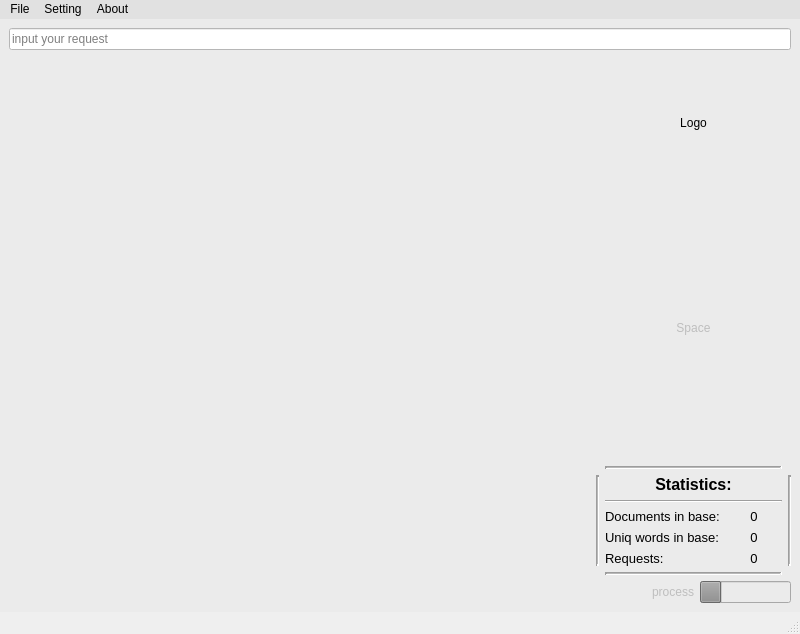
<?xml version="1.0" encoding="UTF-8"?>
<ui version="4.0">
 <class>MainWindow</class>
 <widget class="QMainWindow" name="MainWindow">
  <property name="geometry">
   <rect>
    <x>0</x>
    <y>0</y>
    <width>800</width>
    <height>634</height>
   </rect>
  </property>
  <property name="windowTitle">
   <string>MainWindow</string>
  </property>
  <widget class="QWidget" name="centralwidget">
   <property name="styleSheet">
    <string notr="true">background-color: rgb(235, 235, 235);</string>
   </property>
   <layout class="QGridLayout" name="gridLayout" rowstretch="0,1,0,0,0,0,0,0">
    <property name="sizeConstraint">
     <enum>QLayout::SetDefaultConstraint</enum>
    </property>
    <item row="2" column="0">
     <layout class="QHBoxLayout" name="progressbarLayout">
      <property name="sizeConstraint">
       <enum>QLayout::SetDefaultConstraint</enum>
      </property>
      <item>
       <widget class="QLabel" name="processName">
        <property name="enabled">
         <bool>false</bool>
        </property>
        <property name="sizePolicy">
         <sizepolicy hsizetype="Preferred" vsizetype="Fixed">
          <horstretch>0</horstretch>
          <verstretch>0</verstretch>
         </sizepolicy>
        </property>
        <property name="maximumSize">
         <size>
          <width>16777215</width>
          <height>25</height>
         </size>
        </property>
        <property name="whatsThis">
         <string notr="true"/>
        </property>
        <property name="layoutDirection">
         <enum>Qt::LeftToRight</enum>
        </property>
        <property name="text">
         <string>process</string>
        </property>
        <property name="alignment">
         <set>Qt::AlignRight|Qt::AlignTrailing|Qt::AlignVCenter</set>
        </property>
       </widget>
      </item>
      <item>
       <widget class="QProgressBar" name="processProgressBar">
        <property name="enabled">
         <bool>false</bool>
        </property>
        <property name="sizePolicy">
         <sizepolicy hsizetype="Fixed" vsizetype="Fixed">
          <horstretch>0</horstretch>
          <verstretch>0</verstretch>
         </sizepolicy>
        </property>
        <property name="layoutDirection">
         <enum>Qt::LeftToRight</enum>
        </property>
        <property name="value">
         <number>24</number>
        </property>
        <property name="alignment">
         <set>Qt::AlignRight|Qt::AlignTrailing|Qt::AlignVCenter</set>
        </property>
        <property name="textVisible">
         <bool>false</bool>
        </property>
        <property name="format">
         <string notr="true">%p%</string>
        </property>
       </widget>
      </item>
     </layout>
    </item>
    <item row="0" column="0">
     <widget class="QLineEdit" name="requestInput">
      <property name="styleSheet">
       <string notr="true">background-color: rgb(255, 255, 255);</string>
      </property>
      <property name="placeholderText">
       <string notr="true">input your request</string>
      </property>
     </widget>
    </item>
    <item row="1" column="0">
     <layout class="QHBoxLayout" name="infoWindowLayout" stretch="3,1">
      <item>
       <layout class="QVBoxLayout" name="resultTextLayout"/>
      </item>
      <item>
       <layout class="QVBoxLayout" name="rightCommonLayout" stretch="1,2,0">
        <item>
         <widget class="QLabel" name="logo">
          <property name="whatsThis">
           <string notr="true"/>
          </property>
          <property name="text">
           <string>Logo</string>
          </property>
          <property name="alignment">
           <set>Qt::AlignCenter</set>
          </property>
         </widget>
        </item>
        <item>
         <widget class="QLabel" name="emptySpase">
          <property name="enabled">
           <bool>false</bool>
          </property>
          <property name="whatsThis">
           <string notr="true"/>
          </property>
          <property name="frameShape">
           <enum>QFrame::NoFrame</enum>
          </property>
          <property name="frameShadow">
           <enum>QFrame::Plain</enum>
          </property>
          <property name="text">
           <string>Space</string>
          </property>
          <property name="alignment">
           <set>Qt::AlignCenter</set>
          </property>
         </widget>
        </item>
        <item>
         <layout class="QGridLayout" name="statisticsLayout" rowstretch="0,0,0,0,0,0,0" columnstretch="0,2,1,0" columnminimumwidth="0,0,0,0">
          <item row="3" column="2">
           <widget class="QLabel" name="docsCount">
            <property name="font">
             <font>
              <pointsize>10</pointsize>
             </font>
            </property>
            <property name="text">
             <string notr="true">0</string>
            </property>
            <property name="alignment">
             <set>Qt::AlignCenter</set>
            </property>
           </widget>
          </item>
          <item row="4" column="1">
           <widget class="QLabel" name="label_4">
            <property name="font">
             <font>
              <pointsize>10</pointsize>
             </font>
            </property>
            <property name="whatsThis">
             <string notr="true"/>
            </property>
            <property name="text">
             <string notr="true">Uniq words in base:</string>
            </property>
           </widget>
          </item>
          <item row="4" column="2">
           <widget class="QLabel" name="unicWordsCount">
            <property name="font">
             <font>
              <pointsize>10</pointsize>
             </font>
            </property>
            <property name="text">
             <string notr="true">0</string>
            </property>
            <property name="alignment">
             <set>Qt::AlignCenter</set>
            </property>
           </widget>
          </item>
          <item row="5" column="2">
           <widget class="QLabel" name="requestsCount">
            <property name="font">
             <font>
              <pointsize>10</pointsize>
             </font>
            </property>
            <property name="text">
             <string notr="true">0</string>
            </property>
            <property name="alignment">
             <set>Qt::AlignCenter</set>
            </property>
           </widget>
          </item>
          <item row="1" column="1" colspan="2">
           <widget class="QLabel" name="label_8">
            <property name="font">
             <font>
              <pointsize>12</pointsize>
              <weight>75</weight>
              <bold>true</bold>
             </font>
            </property>
            <property name="frameShape">
             <enum>QFrame::NoFrame</enum>
            </property>
            <property name="text">
             <string notr="true">Statistics:</string>
            </property>
            <property name="alignment">
             <set>Qt::AlignCenter</set>
            </property>
           </widget>
          </item>
          <item row="3" column="1">
           <widget class="QLabel" name="label_2">
            <property name="font">
             <font>
              <pointsize>10</pointsize>
             </font>
            </property>
            <property name="whatsThis">
             <string notr="true"/>
            </property>
            <property name="text">
             <string notr="true">Documents in base:</string>
            </property>
           </widget>
          </item>
          <item row="5" column="1">
           <widget class="QLabel" name="label_6">
            <property name="font">
             <font>
              <pointsize>10</pointsize>
             </font>
            </property>
            <property name="whatsThis">
             <string notr="true"/>
            </property>
            <property name="text">
             <string notr="true">Requests:</string>
            </property>
           </widget>
          </item>
          <item row="0" column="1" colspan="2">
           <widget class="Line" name="line">
            <property name="lineWidth">
             <number>2</number>
            </property>
            <property name="midLineWidth">
             <number>1</number>
            </property>
            <property name="orientation">
             <enum>Qt::Horizontal</enum>
            </property>
           </widget>
          </item>
          <item row="1" column="0" rowspan="5">
           <widget class="Line" name="line_12">
            <property name="lineWidth">
             <number>2</number>
            </property>
            <property name="midLineWidth">
             <number>1</number>
            </property>
            <property name="orientation">
             <enum>Qt::Vertical</enum>
            </property>
           </widget>
          </item>
          <item row="2" column="1" colspan="2">
           <widget class="Line" name="line_5">
            <property name="orientation">
             <enum>Qt::Horizontal</enum>
            </property>
           </widget>
          </item>
          <item row="1" column="3" rowspan="5">
           <widget class="Line" name="line_11">
            <property name="lineWidth">
             <number>2</number>
            </property>
            <property name="midLineWidth">
             <number>1</number>
            </property>
            <property name="orientation">
             <enum>Qt::Vertical</enum>
            </property>
           </widget>
          </item>
          <item row="6" column="1" colspan="2">
           <widget class="Line" name="line_4">
            <property name="lineWidth">
             <number>2</number>
            </property>
            <property name="midLineWidth">
             <number>1</number>
            </property>
            <property name="orientation">
             <enum>Qt::Horizontal</enum>
            </property>
           </widget>
          </item>
         </layout>
        </item>
       </layout>
      </item>
     </layout>
    </item>
   </layout>
  </widget>
  <widget class="QMenuBar" name="menubar">
   <property name="geometry">
    <rect>
     <x>0</x>
     <y>0</y>
     <width>800</width>
     <height>21</height>
    </rect>
   </property>
   <property name="styleSheet">
    <string notr="true">background-color: rgb(225, 225, 225);</string>
   </property>
   <widget class="QMenu" name="menuFile">
    <property name="title">
     <string>File</string>
    </property>
    <addaction name="actionOpen"/>
    <addaction name="actionRecent"/>
    <addaction name="separator"/>
    <addaction name="actionSave"/>
    <addaction name="actionSave_as"/>
    <addaction name="separator"/>
    <addaction name="actionClose"/>
    <addaction name="actionExit"/>
   </widget>
   <widget class="QMenu" name="menuSetting">
    <property name="whatsThis">
     <string notr="true"/>
    </property>
    <property name="title">
     <string>Setting</string>
    </property>
   </widget>
   <widget class="QMenu" name="menuAbout">
    <property name="whatsThis">
     <string notr="true"/>
    </property>
    <property name="title">
     <string>About</string>
    </property>
   </widget>
   <addaction name="menuFile"/>
   <addaction name="menuSetting"/>
   <addaction name="menuAbout"/>
  </widget>
  <widget class="QStatusBar" name="statusbar"/>
  <action name="actionOpen">
   <property name="text">
    <string notr="true">Open</string>
   </property>
  </action>
  <action name="actionRecent">
   <property name="text">
    <string notr="true">Recent</string>
   </property>
  </action>
  <action name="actionSave">
   <property name="text">
    <string notr="true">Save</string>
   </property>
  </action>
  <action name="actionSave_as">
   <property name="text">
    <string notr="true">Save as...</string>
   </property>
  </action>
  <action name="actionClose">
   <property name="text">
    <string notr="true">Close</string>
   </property>
  </action>
  <action name="actionExit">
   <property name="text">
    <string notr="true">Exit</string>
   </property>
  </action>
 </widget>
 <resources/>
 <connections/>
</ui>
